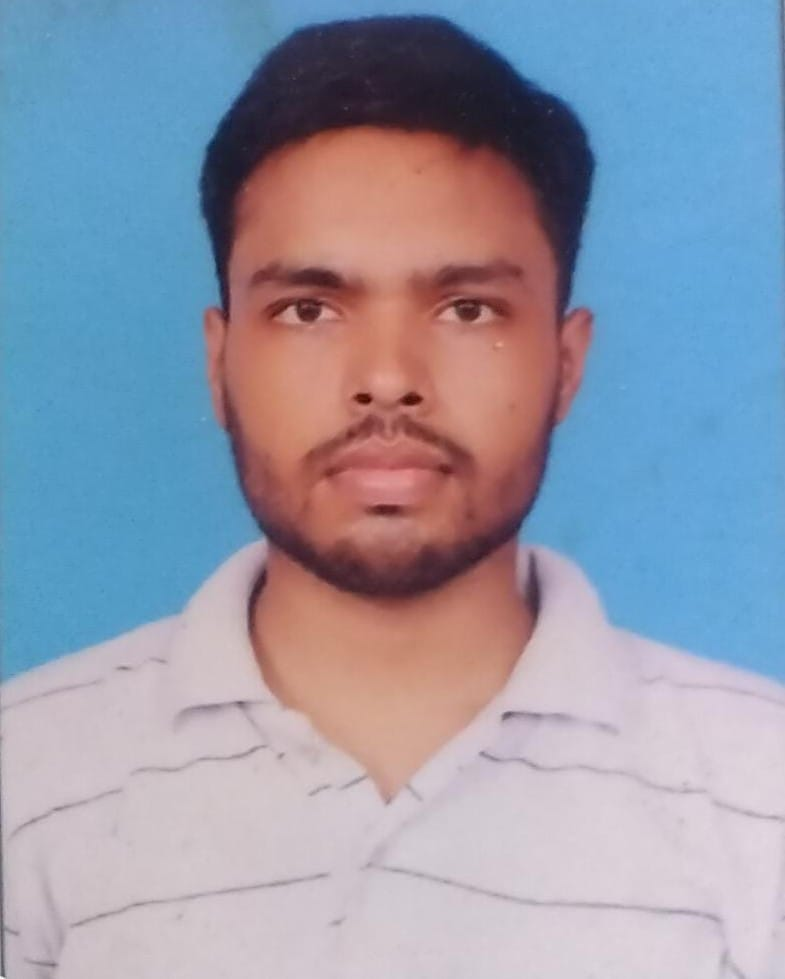
#> input picture CV unit II Assignment/14_Frequency_LPF/input.jpg, 785 x 979 px
$ python program.py
#> lines starting #> are read from the running program, lines starting #| are printed output that depends on the picture
import cv2
import numpy as np

img = cv2.imread("input.jpg", 0)
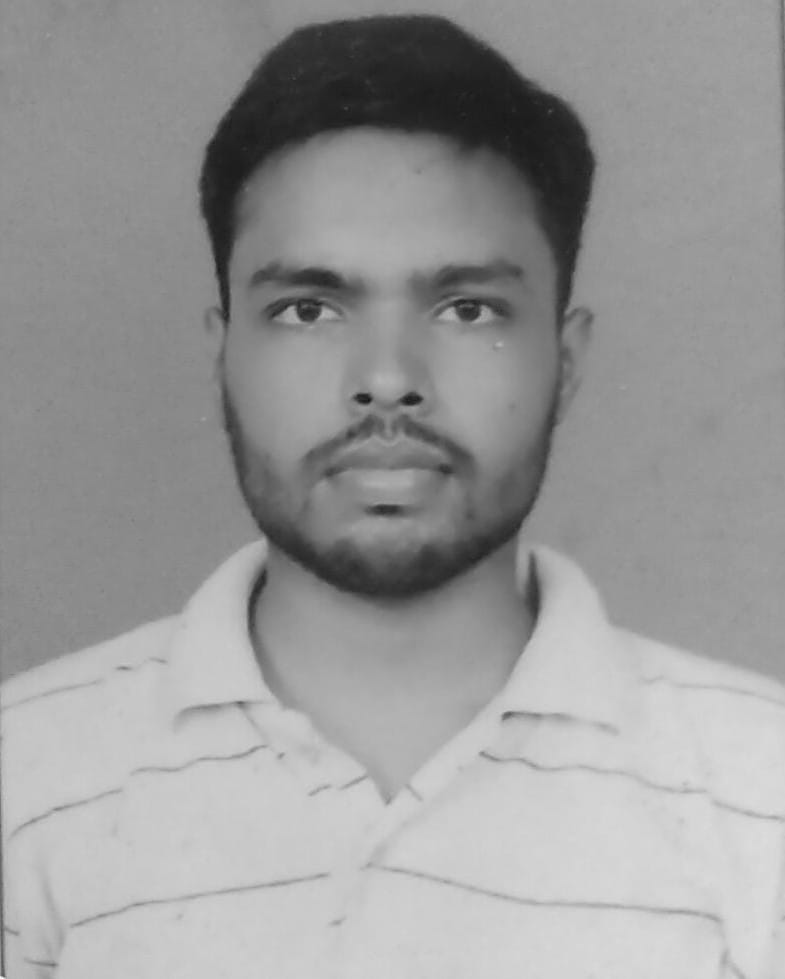
#> img: shape (979, 785); min 18, max 255, mean 153.1
dft = cv2.dft(np.float32(img), flags=cv2.DFT_COMPLEX_OUTPUT)
dft_shift = np.fft.fftshift(dft)
rows, cols = img.shape
#> rows = 979; cols = 785
crow = rows // 2
#> crow = 489
ccols = cols // 2
#> ccols = 392
mask = np.zeros((rows, cols, 2), np.uint8)
r = 30
mask[crow - r : crow + r, ccols - r : ccols + r] = 1
filter_dftshift = dft_shift * mask
inverse_shift = np.fft.ifftshift(filter_dftshift)
img_back = cv2.idft(inverse_shift)
img_back = cv2.magnitude(img_back[:, :, 0], img_back[:, :, 1])
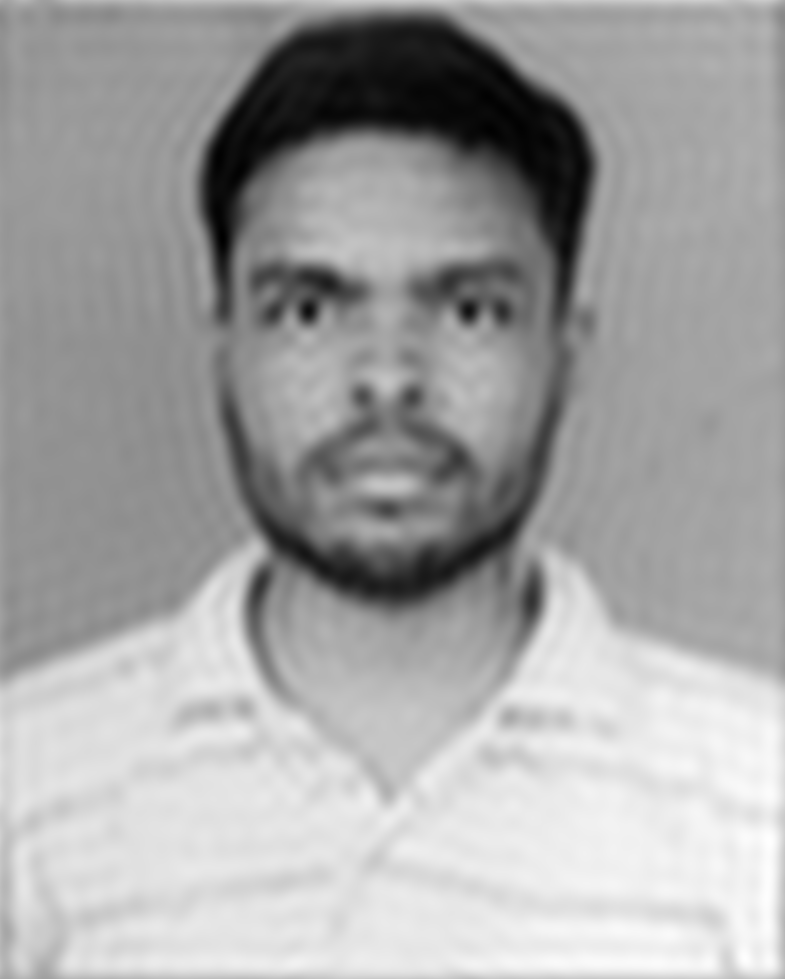
#> img_back: shape (979, 785) float32; min 19265752, max 171534496, mean 117692944; drawn with min black and max white
cv2.imwrite("output.png", img_back)
